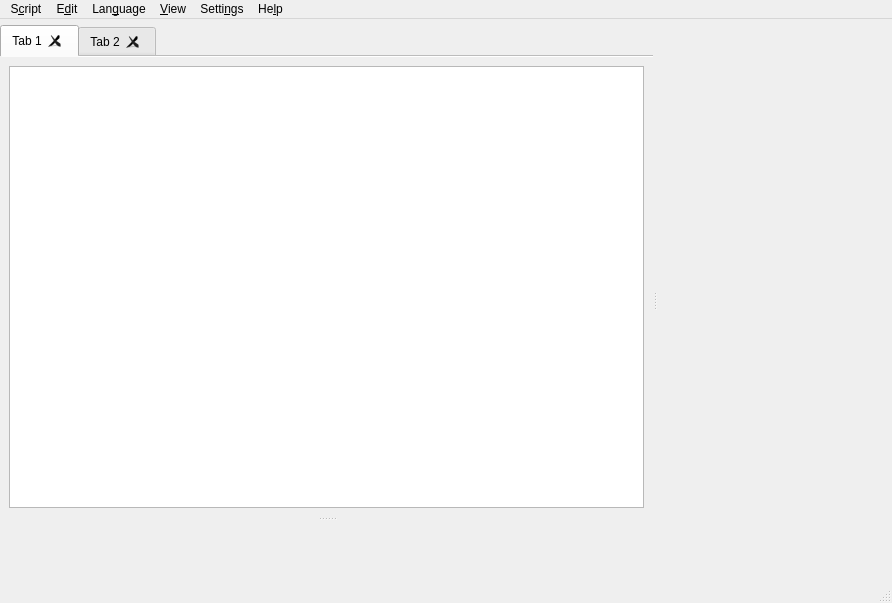
<?xml version="1.0" encoding="UTF-8"?>
<ui version="4.0">
 <class>MainWindow</class>
 <widget class="QMainWindow" name="MainWindow">
  <property name="geometry">
   <rect>
    <x>0</x>
    <y>0</y>
    <width>892</width>
    <height>603</height>
   </rect>
  </property>
  <property name="windowTitle">
   <string>MainWindow</string>
  </property>
  <property name="documentMode">
   <bool>false</bool>
  </property>
  <widget class="QWidget" name="wMain">
   <layout class="QVBoxLayout" name="verticalLayout">
    <property name="leftMargin">
     <number>0</number>
    </property>
    <property name="topMargin">
     <number>0</number>
    </property>
    <property name="rightMargin">
     <number>0</number>
    </property>
    <property name="bottomMargin">
     <number>0</number>
    </property>
    <item>
     <widget class="QSplitter" name="splMain">
      <property name="orientation">
       <enum>Qt::Horizontal</enum>
      </property>
      <widget class="QWidget" name="wLeftArea" native="true">
       <layout class="QVBoxLayout" name="verticalLayout_2">
        <property name="leftMargin">
         <number>0</number>
        </property>
        <property name="topMargin">
         <number>6</number>
        </property>
        <property name="rightMargin">
         <number>0</number>
        </property>
        <property name="bottomMargin">
         <number>0</number>
        </property>
        <item>
         <widget class="QSplitter" name="splSecondary">
          <property name="orientation">
           <enum>Qt::Vertical</enum>
          </property>
          <widget class="QTabWidget" name="twDocuments">
           <property name="tabPosition">
            <enum>QTabWidget::North</enum>
           </property>
           <property name="tabShape">
            <enum>QTabWidget::Rounded</enum>
           </property>
           <property name="currentIndex">
            <number>0</number>
           </property>
           <property name="usesScrollButtons">
            <bool>true</bool>
           </property>
           <property name="documentMode">
            <bool>true</bool>
           </property>
           <property name="tabsClosable">
            <bool>true</bool>
           </property>
           <property name="movable">
            <bool>true</bool>
           </property>
           <widget class="QWidget" name="tab">
            <attribute name="title">
             <string>Tab 1</string>
            </attribute>
            <layout class="QHBoxLayout" name="horizontalLayout">
             <item>
              <widget class="WCodeEditor" name="plainTextEdit"/>
             </item>
            </layout>
           </widget>
           <widget class="QWidget" name="tab_2">
            <attribute name="title">
             <string>Tab 2</string>
            </attribute>
           </widget>
          </widget>
          <widget class="QWidget" name="wConsoleArea" native="true"/>
         </widget>
        </item>
       </layout>
      </widget>
      <widget class="QWidget" name="wRightArea" native="true"/>
     </widget>
    </item>
   </layout>
  </widget>
  <widget class="QMenuBar" name="mbMenu">
   <property name="geometry">
    <rect>
     <x>0</x>
     <y>0</y>
     <width>892</width>
     <height>31</height>
    </rect>
   </property>
   <widget class="QMenu" name="menuScript">
    <property name="title">
     <string>S&amp;cript</string>
    </property>
    <widget class="QMenu" name="menuScriptRecent">
     <property name="title">
      <string>&amp;Recent scripts</string>
     </property>
     <property name="icon">
      <iconset theme="document-open-recent">
       <normaloff>.</normaloff>.</iconset>
     </property>
     <addaction name="actionScriptRecent_None"/>
    </widget>
    <addaction name="actionScriptNew"/>
    <addaction name="actionScriptOpen"/>
    <addaction name="menuScriptRecent"/>
    <addaction name="separator"/>
    <addaction name="actionScriptSave"/>
    <addaction name="actionScriptSaveAs"/>
    <addaction name="actionScriptSaveAll"/>
    <addaction name="separator"/>
    <addaction name="actionScriptClose"/>
    <addaction name="separator"/>
    <addaction name="actionScriptExecute"/>
    <addaction name="separator"/>
    <addaction name="actionScriptQuit"/>
   </widget>
   <widget class="QMenu" name="menuEdit">
    <property name="title">
     <string>E&amp;dit</string>
    </property>
    <addaction name="actionEditUndo"/>
    <addaction name="actionEditRedo"/>
    <addaction name="separator"/>
    <addaction name="actionEditCut"/>
    <addaction name="actionEditCopy"/>
    <addaction name="actionEditPaste"/>
    <addaction name="separator"/>
    <addaction name="actionEditSelectAll"/>
   </widget>
   <widget class="QMenu" name="menuLanguage">
    <property name="title">
     <string>Lan&amp;guage</string>
    </property>
   </widget>
   <widget class="QMenu" name="menuSettings">
    <property name="title">
     <string>Setti&amp;ngs</string>
    </property>
    <addaction name="actionSettingsPreferences"/>
    <addaction name="separator"/>
    <addaction name="actionSettingsSaveSessionOnExit"/>
   </widget>
   <widget class="QMenu" name="menuHelp">
    <property name="title">
     <string>He&amp;lp</string>
    </property>
    <addaction name="actionHelpBuliScriptHandbook"/>
    <addaction name="separator"/>
    <addaction name="actionHelpAboutBS"/>
   </widget>
   <widget class="QMenu" name="menuView">
    <property name="title">
     <string>&amp;View</string>
    </property>
    <addaction name="actionViewShowCanvas"/>
    <addaction name="actionViewShowCanvasOrigin"/>
    <addaction name="actionViewShowCanvasGrid"/>
    <addaction name="actionViewShowCanvasPosition"/>
    <addaction name="separator"/>
    <addaction name="actionViewShowConsole"/>
   </widget>
   <addaction name="menuScript"/>
   <addaction name="menuEdit"/>
   <addaction name="menuLanguage"/>
   <addaction name="menuView"/>
   <addaction name="menuSettings"/>
   <addaction name="menuHelp"/>
  </widget>
  <widget class="QStatusBar" name="sbInfo"/>
  <action name="actionHelpBuliScriptHandbook">
   <property name="icon">
    <iconset theme="help-contents">
     <normaloff>.</normaloff>.</iconset>
   </property>
   <property name="text">
    <string>&amp;BuliScript handbook...</string>
   </property>
  </action>
  <action name="actionHelpAboutBS">
   <property name="icon">
    <iconset theme="help-about">
     <normaloff>.</normaloff>.</iconset>
   </property>
   <property name="text">
    <string>&amp;About Buli Script...</string>
   </property>
  </action>
  <action name="actionScriptNew">
   <property name="icon">
    <iconset theme="document-new">
     <normaloff>.</normaloff>.</iconset>
   </property>
   <property name="text">
    <string>&amp;New...</string>
   </property>
  </action>
  <action name="actionScriptOpen">
   <property name="icon">
    <iconset theme="document-open">
     <normaloff>.</normaloff>.</iconset>
   </property>
   <property name="text">
    <string>&amp;Open...</string>
   </property>
  </action>
  <action name="actionScriptSave">
   <property name="icon">
    <iconset theme="document-save">
     <normaloff>.</normaloff>.</iconset>
   </property>
   <property name="text">
    <string>&amp;Save</string>
   </property>
  </action>
  <action name="actionScriptSaveAs">
   <property name="icon">
    <iconset theme="document-save-as">
     <normaloff>.</normaloff>.</iconset>
   </property>
   <property name="text">
    <string>Sa&amp;ve as...</string>
   </property>
  </action>
  <action name="actionScriptSaveAll">
   <property name="icon">
    <iconset theme="document-save-all">
     <normaloff>.</normaloff>.</iconset>
   </property>
   <property name="text">
    <string>Save a&amp;ll</string>
   </property>
  </action>
  <action name="actionScriptExecute">
   <property name="icon">
    <iconset theme="run-build">
     <normaloff>.</normaloff>.</iconset>
   </property>
   <property name="text">
    <string>&amp;Execute</string>
   </property>
  </action>
  <action name="actionScriptQuit">
   <property name="icon">
    <iconset theme="application-exit">
     <normaloff>.</normaloff>.</iconset>
   </property>
   <property name="text">
    <string>&amp;Quit</string>
   </property>
  </action>
  <action name="actionScriptClose">
   <property name="icon">
    <iconset theme="document-close">
     <normaloff>.</normaloff>.</iconset>
   </property>
   <property name="text">
    <string>&amp;Close</string>
   </property>
  </action>
  <action name="actionScriptRecent_None">
   <property name="text">
    <string>(&amp;no recent scripts)</string>
   </property>
  </action>
  <action name="actionEditCut">
   <property name="icon">
    <iconset theme="edit-cut">
     <normaloff>.</normaloff>.</iconset>
   </property>
   <property name="text">
    <string>&amp;Cut</string>
   </property>
  </action>
  <action name="actionEditCopy">
   <property name="icon">
    <iconset theme="edit-copy">
     <normaloff>.</normaloff>.</iconset>
   </property>
   <property name="text">
    <string>C&amp;opy</string>
   </property>
  </action>
  <action name="actionEditPaste">
   <property name="icon">
    <iconset theme="edit-paste">
     <normaloff>.</normaloff>.</iconset>
   </property>
   <property name="text">
    <string>&amp;Paste</string>
   </property>
  </action>
  <action name="actionEditSelectAll">
   <property name="icon">
    <iconset theme="edit-select-all">
     <normaloff>.</normaloff>.</iconset>
   </property>
   <property name="text">
    <string>&amp;Select all</string>
   </property>
  </action>
  <action name="actionEditUndo">
   <property name="icon">
    <iconset theme="edit-undo">
     <normaloff>.</normaloff>.</iconset>
   </property>
   <property name="text">
    <string>&amp;Undo</string>
   </property>
  </action>
  <action name="actionEditRedo">
   <property name="icon">
    <iconset theme="edit-redo">
     <normaloff>.</normaloff>.</iconset>
   </property>
   <property name="text">
    <string>&amp;Redo</string>
   </property>
  </action>
  <action name="actionSettingsPreferences">
   <property name="icon">
    <iconset theme="settings-configure">
     <normaloff>.</normaloff>.</iconset>
   </property>
   <property name="text">
    <string>&amp;Preferences...</string>
   </property>
  </action>
  <action name="actionViewShowCanvasGrid">
   <property name="checkable">
    <bool>true</bool>
   </property>
   <property name="checked">
    <bool>true</bool>
   </property>
   <property name="text">
    <string>Show canvas &amp;grid</string>
   </property>
  </action>
  <action name="actionViewShowCanvasOrigin">
   <property name="checkable">
    <bool>true</bool>
   </property>
   <property name="checked">
    <bool>true</bool>
   </property>
   <property name="text">
    <string>Show &amp;canvas origin</string>
   </property>
  </action>
  <action name="actionViewShowCanvasPosition">
   <property name="checkable">
    <bool>true</bool>
   </property>
   <property name="checked">
    <bool>true</bool>
   </property>
   <property name="text">
    <string>Show canvas &amp;position</string>
   </property>
  </action>
  <action name="actionViewShowCanvas">
   <property name="checkable">
    <bool>true</bool>
   </property>
   <property name="checked">
    <bool>true</bool>
   </property>
   <property name="text">
    <string>&amp;Show canvas</string>
   </property>
  </action>
  <action name="actionViewShowConsole">
   <property name="checkable">
    <bool>true</bool>
   </property>
   <property name="checked">
    <bool>true</bool>
   </property>
   <property name="text">
    <string>S&amp;how console</string>
   </property>
  </action>
  <action name="actionSettingsSaveSessionOnExit">
   <property name="checkable">
    <bool>true</bool>
   </property>
   <property name="checked">
    <bool>true</bool>
   </property>
   <property name="text">
    <string>&amp;Save session on exit</string>
   </property>
  </action>
 </widget>
 <customwidgets>
  <customwidget>
   <class>WCodeEditor</class>
   <extends>QPlainTextEdit</extends>
   <header>buliscript.pktk.widgets.wcodeeditor</header>
  </customwidget>
 </customwidgets>
 <resources/>
 <connections/>
</ui>
